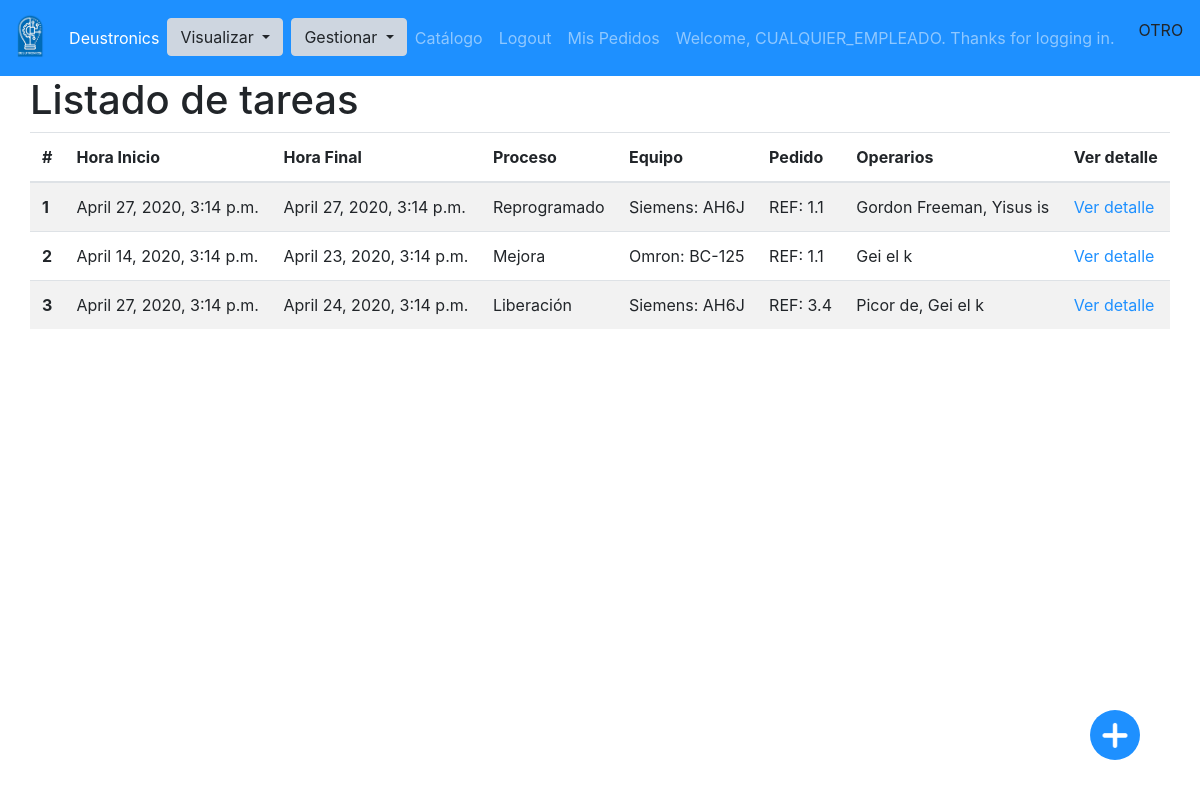
/tareas/ (signed in), run on an earlier commit of the app's database.
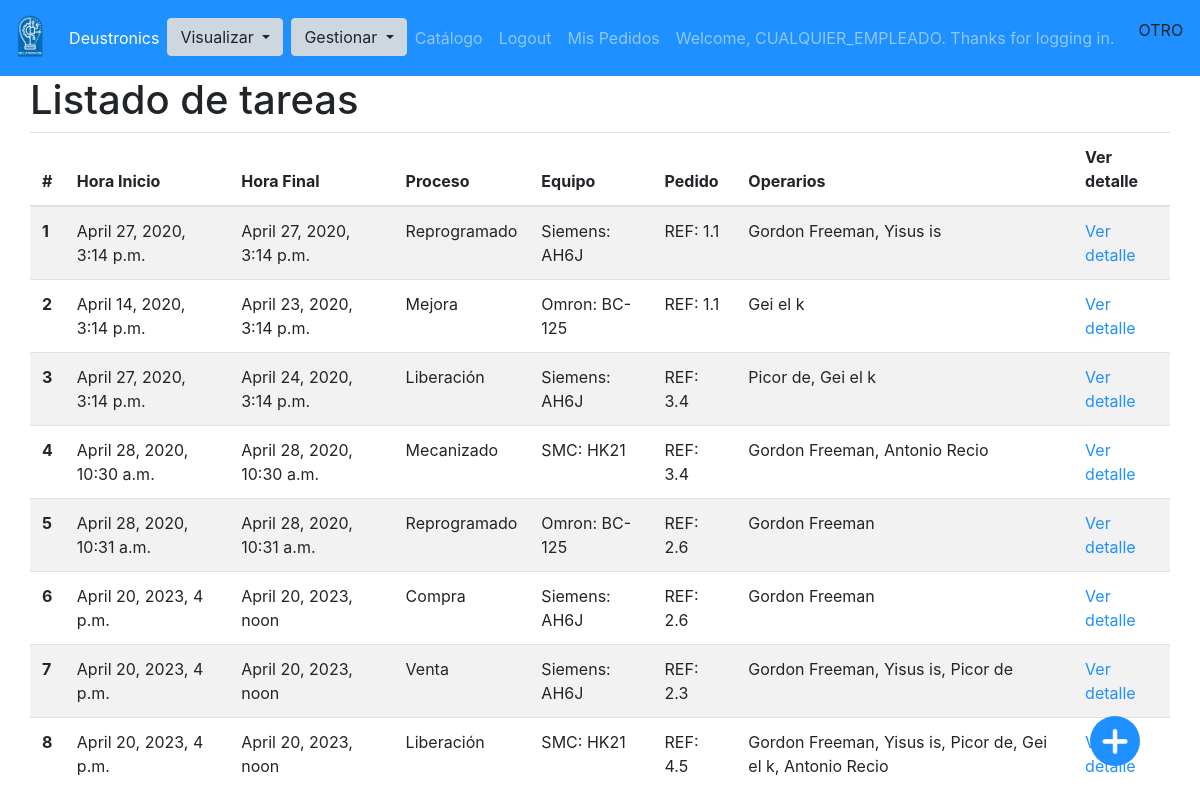
And on a later commit of the database.
### app/models.py (models this page shows, shortened)
class Tarea(models.Model):
    hora_inicio = models.DateTimeField()
    hora_fin = models.DateTimeField()
    equipo = models.ForeignKey(Equipo, on_delete=models.SET_NULL, null=True)
    proceso = models.ForeignKey(Proceso, on_delete=models.SET_NULL, null=True)
    pedido = models.ForeignKey(Pedido, on_delete=models.SET_NULL, null=True)
    empleados_asignados = models.ManyToManyField(Empleado)

class Proceso(models.Model):
    nombre = models.CharField(max_length=100)
    def __str__(self):
       return self.nombre

class Equipo(models.Model):
    marca = models.CharField(max_length=100)
    modelo = models.CharField(max_length=100)
    tipo = models.ForeignKey(TipoEquipo, on_delete=models.SET_NULL, null=True)
    fecha_adquisicion = models.DateField()
    fecha_instalacion = models.DateField()
    fecha_ultimo_mantenimiento = models.DateField()
    def __str__(self):
       return str(f"{self.marca}: {self.modelo}")

class Pedido(models.Model):
    planificado = models.BooleanField()
    producido = models.BooleanField()
    cantidad = models.IntegerField()
    catalogo = models.ForeignKey(
        Catalogo, on_delete=models.SET_NULL, null=True)
    cliente = models.ForeignKey(Cliente, on_delete=models.SET_NULL, null=True)
    importe=models.FloatField()
    def __str__(self):
       return str(f"REF: {self.cliente.id}.{self.id}")

class Cliente(models.Model):
    nombre = models.CharField(max_length=100)
    usuario = models.ForeignKey(User, on_delete=models.CASCADE,unique=True)

class Empleado(models.Model):
    dni = models.CharField(max_length=9)
    nombre = models.CharField(max_length=100)
    apellido1 = models.CharField(max_length=100)
    apellido2 = models.CharField(max_length=100)
    telefono = models.CharField(max_length=15)
    usuario = models.ForeignKey(User, on_delete=models.CASCADE,unique=True)
    def __str__(self):
       return str(f"{self.nombre} {self.apellido1}")

### app/views.py (the view, shortened to what this page needs)
# urls.py: path('tareas/', login_required(views.TareaListView.as_view()), name='tarea_lista'),
class TareaListView(View):
    def get(self, req, *args, **kwargs):
        form =TareaForm()
        data=Tarea.objects.all()
        context={'form':form,'tareas':data, 'urlBotonFlotante':reverse('tarea_create')}
        return render(req, 'tarea_lista.html', context)

### app/templatetags/sesion_tags.py (called while the page is built)
@register.filter(name='has_group')
def has_group(user, group_name):
    return user.groups.filter(name=group_name).exists()

### app/templates/tarea_lista.html
{%extends 'base.html'%} {% block content%}
<h1>
  Listado de tareas
</h1>
<table class="table table-striped">
  <thead>
    <tr>
      <th scope="col">#</th>
      <th scope="col">Hora Inicio</th>
      <th scope="col">Hora Final</th>
      <th scope="col">Proceso</th>
      <th scope="col">Equipo</th>
      <th scope="col">Pedido</th>
      <th scope="col">Operarios</th>
      <th scope="col">Ver detalle</th>
    </tr>
  </thead>
  <tbody>
    {%for tarea in tareas%}
    <tr>
      <th scope="row">{{tarea.id}}</th>
      <td>{{tarea.hora_inicio}}</td>
      <td>{{tarea.hora_fin}}</td>
      <td>{{tarea.proceso}}</td>
      <td>{{tarea.equipo}}</td>
      <td>{{tarea.pedido}}</td>
      <td>
        {{tarea.empleados_asignados.all|join:", "}}
      </td>
      <td><a href="{%url 'tarea_detalle' tarea.id %}"> Ver detalle</a></td>
    </tr>
    {%endfor%}
  </tbody>
</table>
{%endblock%}

### app/templates/base.html (shortened to what this page needs)
{%load static %}
{% load sesion_tags  %}
<!DOCTYPE html>
<html lang="en">
<head>
  <link rel="stylesheet" href="{% static 'main.css'%}" />
</head>
<body>
  {% block nav%}
  <nav class="navbar navbar-expand-lg navbar-dark bg-primary">
    <a class="navbar-brand" href="{%url 'index' %}"><img src="{% static 'Desuto5.png' %}" alt="" id="logo" /></a>
    <div class="collapse navbar-collapse" id="navbarNavAltMarkup">
      <div class="navbar-nav">
        <a class="nav-item nav-link active" href="{%url 'index' %}">Deustronics </a>
        <div class="btn-group">
          <div class="dropdown mr-2">
            <button class="btn btn-secondary dropdown-toggle" type="button" id="dropdownMenuButton"
              data-toggle="dropdown" aria-haspopup="true" aria-expanded="false">
              Visualizar
            </button>
          </div>
          <div class="dropdown dropdown-dark">
            <button class="btn btn-secondary dropdown-toggle" type="button" id="dropdownMenuButton"
              data-toggle="dropdown" aria-haspopup="true" aria-expanded="false">
              Gestionar
            </button>
          </div>
        </div>
        <a class="nav-item nav-link" href="{%url 'catalogo_lista' %}">Catálogo</a>
        <a class="nav-item nav-link" href="{%url 'logout' %}">Logout</a>
        <a class="nav-item nav-link" href="{%url 'mis_pedidos' %}">Mis Pedidos</a>
        {% if user.is_authenticated %}
        <span class="nav-item nav-link ml-auto">Welcome, {{ user.get_username }}. Thanks for logging in.</span>
        {% else %}
        <span class="nav-item nav-link ml-auto">Welcome, new user. Please log in.</span>
        {% endif %}
        {% if request.user|has_group:"EMPLEADO" %}
          <span class="nav-item nav-link ml-auto">empleado</span>
        {% elif request.user|has_group:"CLIENTE" %}
        <span class="nav-item nav-link ml-auto"> CLIENTE</span>
        {% elif request.user|has_group:"RESPONSABLE" %}
        <span class="nav-item nav-link ml-auto"></span>  RESPONSABLE</span>
        {%else%}
        <span class="nav-item nav-link ml-auto"></span>  OTRO</span>
        {%endif%}
      </div>
  </nav>
  {%endblock%}
  <div class="container fill">
    <div class="row">
      {%block content %} {%endblock%}
    </div>
  </div>
  {%if urlBotonFlotante%}
  <a id="botonFlotante" href="{{urlBotonFlotante}}">
    <div class="botonFlotantePadre">
      <span class="botonFlotanteHijo">
        <img id="iconoAñadir" src="{% static 'icons/ArturMas.png' %}" alt="Añadir">
      </span>
    </div>
  </a>
  {%endif%}
</body>
</html>

What changed in the data, as far as the page shows it:
added Tarea: id "4", hora_inicio "April 28, 2020, 10:30 a.m.", hora_fin "April 28, 2020, 10:30 a.m.", proceso "Mecanizado", equipo "SMC: HK21", pedido "REF: 3.4", empleados_asignados.all "Gordon Freeman, Antonio Recio"
added Tarea: id "5", hora_inicio "April 28, 2020, 10:31 a.m.", hora_fin "April 28, 2020, 10:31 a.m.", proceso "Reprogramado", equipo "Omron: BC-125", pedido "REF: 2.6", empleados_asignados.all "Gordon Freeman"
added Tarea: id "6", hora_inicio "April 20, 2023, 4 p.m.", hora_fin "April 20, 2023, noon", proceso "Compra", equipo "Siemens: AH6J", pedido "REF: 2.6", empleados_asignados.all "Gordon Freeman"
added Tarea: id "7", hora_inicio "April 20, 2023, 4 p.m.", hora_fin "April 20, 2023, noon", proceso "Venta", equipo "Siemens: AH6J", pedido "REF: 2.3", empleados_asignados.all "Gordon Freeman, Yisus is, Picor de"
added Tarea: id "8", hora_inicio "April 20, 2023, 4 p.m.", hora_fin "April 20, 2023, noon", proceso "Liberación", equipo "SMC: HK21", pedido "REF: 4.5", empleados_asignados.all "Gordon Freeman, Yisus is, Picor de, Gei el k, Antonio Recio"
